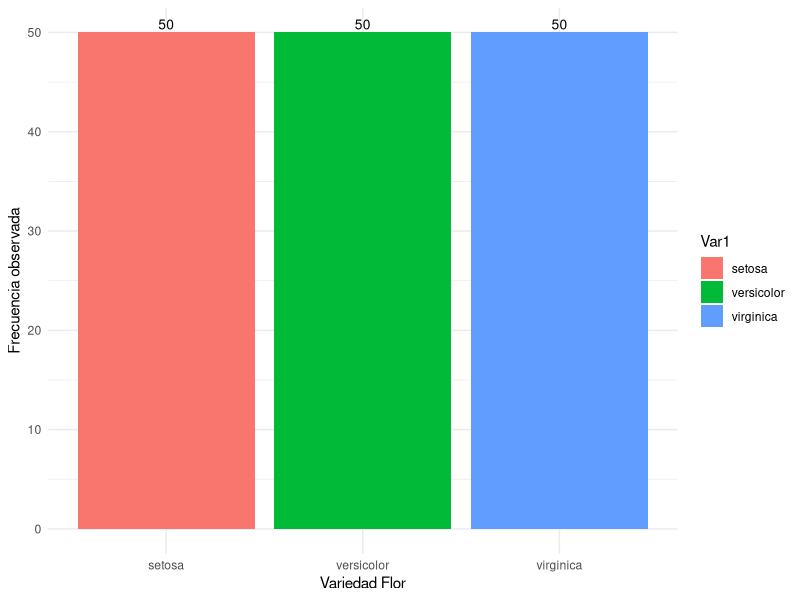
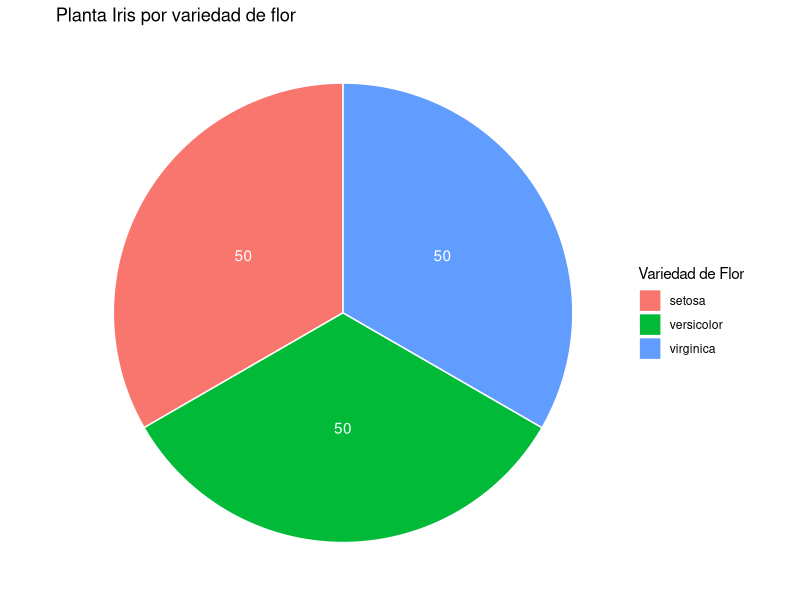
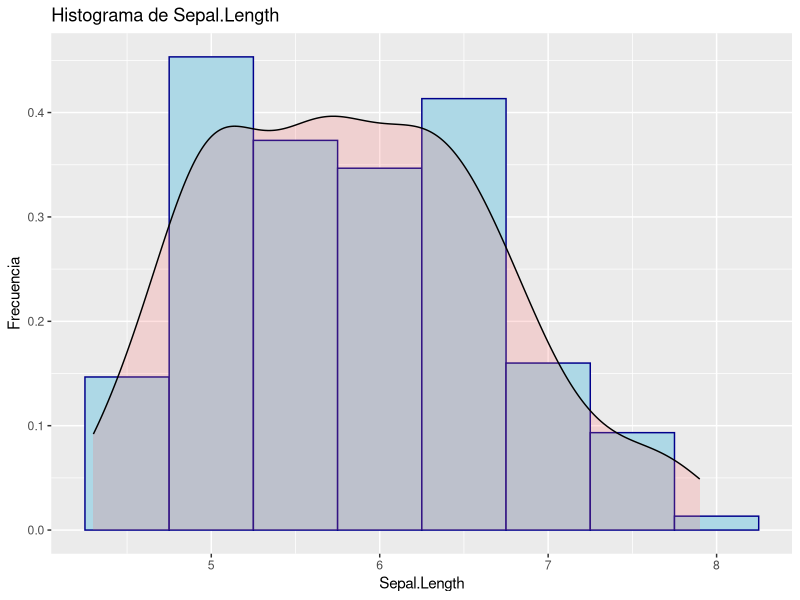
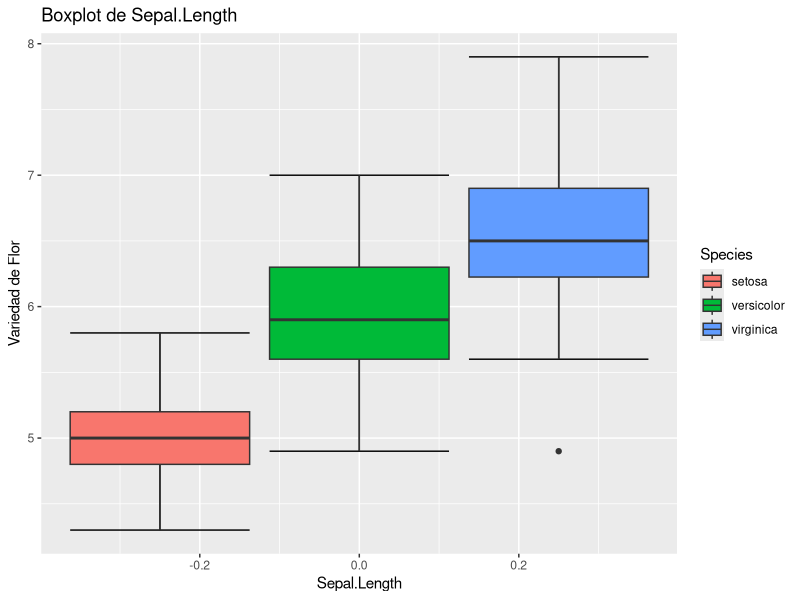
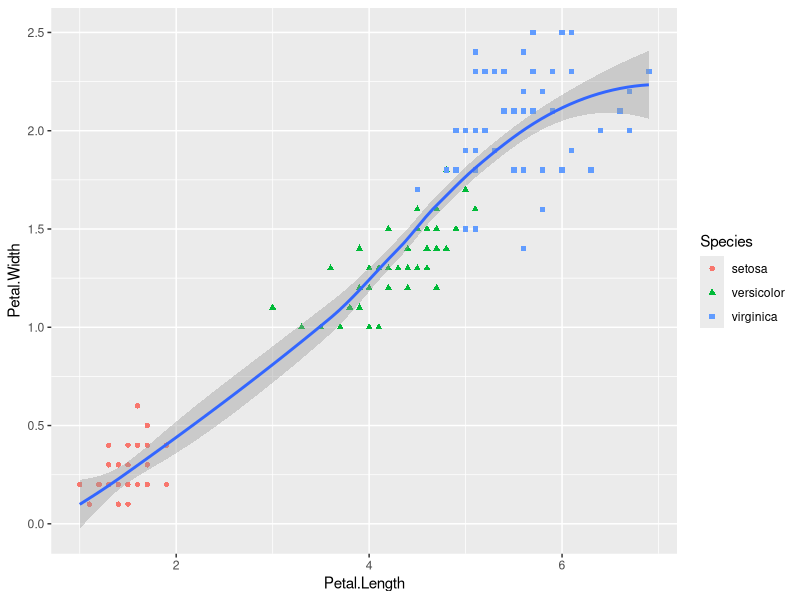

The R source for these figures, in order:
#########################################
#########  GRÁFICOS CON GGPLOT2 #########
#########################################

# Cargo el dataset iris
data(iris)

# Cargo las librerias instaladas en un vector de chars
librerias_instaladas<-rownames(installed.packages())

# Chequeo si está instalada la librería ggplot2
# Si no está instalada, la instalo
if("ggplot2" %in% librerias_instaladas == FALSE) {
  install.packages("ggplot2", dependencies = TRUE)
}

# Cargo la librería ggplot2
library(ggplot2)

# Agrupo los datos de acuerdo a la frecuencia observada para cada especie
tabla = as.data.frame(table(iris$Species))

#Gráfico de barras
ggplot(tabla, aes(x=Var1, y=Freq, fill=Var1)) +
  geom_text(aes(label=Freq), vjust=-0.3, size=3.5)+
  geom_bar(stat="identity")+
  theme_minimal()+
  xlab("Variedad Flor") + ylab("Frecuencia observada")

# Fuente: http://www.sthda.com/english/wiki/ggplot2-barplots-quick-start-guide-r-software-and-data-visualization


# Grafico de torta
ggplot(tabla, aes(x="", y=Freq, fill=Var1)) +
  geom_bar(stat="identity", width=1, color="white") +
  coord_polar("y", start=0) +
  geom_text(aes(label = Freq), position = position_stack(vjust = 0.5), color = "white")+
  labs(x = NULL, y = NULL, fill = "Variedad de Flor", title = "Planta Iris por variedad de flor")  +
  theme_void()

# Fuente: https://www.displayr.com/how-to-make-a-pie-chart-in-r/


# Histograma
ggplot(iris, aes(x=Sepal.Length)) +
  geom_histogram(aes(y=..density..), color="darkblue", fill="lightblue", binwidth=0.5) +
  geom_density(alpha=0.2, fill="#FF6666") +
  labs(y = "Frecuencia", title = "Histograma de Sepal.Length")

# Fuente: http://www.sthda.com/english/wiki/ggplot2-histogram-plot-quick-start-guide-r-software-and-data-visualization#prepare-the-data


# Boxplot
ggplot(iris, aes(y=Sepal.Length, fill=Species)) +
  stat_boxplot(geom ='errorbar') + 
  geom_boxplot() +
  labs(x = "Sepal.Length", y = "Variedad de Flor", title = "Boxplot de Sepal.Length")

# Fuente: http://www.sthda.com/english/wiki/ggplot2-box-plot-quick-start-guide-r-software-and-data-visualization


# Scatterplot o gráfico de dispersión
ggplot(iris, aes(x = Petal.Length, y = Petal.Width)) +
  geom_point(aes(shape = Species, color = Species)) +
  geom_smooth()

# Fuente: https://www.datanovia.com/en/lessons/ggplot-scatter-plot/